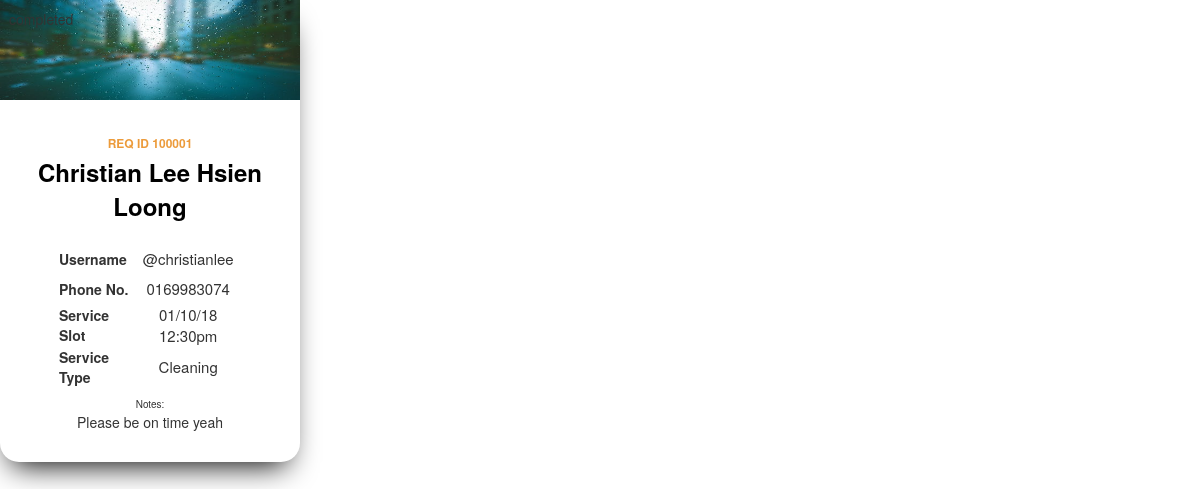
/viewModal.php?id=100001, run on the app's committed database.
### tables this page shows
CREATE TABLE `servicerequest` (
  `requestID` int(10) NOT NULL,
  `date` date NOT NULL,
  `time` time NOT NULL,
  `notes` varchar(100) NOT NULL,
  `status` varchar(20) NOT NULL DEFAULT 'pending',
  `serviceCode` char(2) NOT NULL,
  `sID` varchar(20) NOT NULL,
  `spID` varchar(20) DEFAULT NULL
);

CREATE TABLE `account` (
  `username` varchar(20) NOT NULL,
  `password` varchar(20) NOT NULL,
  `fullName` varchar(50) NOT NULL,
  `mobileNo` varchar(20) NOT NULL,
  `address` varchar(100) NOT NULL,
  `type` char(2) NOT NULL
);

CREATE TABLE `servicetype` (
  `serviceCode` char(2) NOT NULL,
  `serviceDescription` varchar(20) NOT NULL
);

### viewModal.php (the view, shortened to what this page needs)
<?php
    require('dbh.php');
    $requestID = $_GET['id'];
    $requests = $con->query("SELECT * FROM `servicerequest` INNER JOIN servicetype ON servicerequest.serviceCode = servicetype.serviceCode
      INNER JOIN account ON servicerequest.sID = account.username WHERE `requestID`='$requestID'");
    $req = mysqli_fetch_assoc($requests);
?>
<!DOCTYPE html>
<html lang="en">
<head>
    <link href="https://maxcdn.bootstrapcdn.com/bootstrap/3.3.7/css/bootstrap.min.css" rel="stylesheet">
</head>
<body>
  <div class="wrapper">
    <div class="reqCard">
      <div class="reqCard-image">
        <?php
        if ($req['status'] == 'pending') {
        echo '<span class="statusPending" style="float:left;margin: 3%;">';
      } else if ($req['status'] == 'accepted'){
        echo '<span class="statusAccepted" style="float:left;margin: 3%;">';
      } else if ($req['status'] == 'completed'){
        echo '<span class="statusCompleted" style="float:left;margin: 3%;">';
      } else if ($req['status'] == 'cancelled'){
        echo '<span class="statusCancelled" style="float:left;margin: 3%;">';
      } ?>
        <?php echo $req['status']; ?></span>
      </div>
      <div class="reqCard-reqID">Req ID <?php echo $req['requestID']; ?></div>
      <div class="reqCard-name"><?php echo $req['fullName']; ?></div>
      <div class="reqCard-details">
        <table style="width: 70%; margin-bottom: 2%; margin-left: 15%; margin-right: 15%;text-align: center;">
          <tr>
            <th>Username</th>
            <td style="font-size: 15px">@<?php echo $req['sID']; ?></td>
          <tr>
          <tr>
            <th>Phone No.</th>
            <td style="font-size: 15px"><?php echo $req['mobileNo']; ?></td>
          </tr>
          <tr>
            <th>Service Slot</th>
            <td style="font-size: 15px"><?php echo date("d/m/y", strtotime($req['date'])); ?> <?php echo date("h:ia", strtotime($req['time'])); ?></td>
          </tr>
          <tr>
            <th>Service Type</th>
            <td style="font-size: 15px"><?php echo $req['serviceDescription']; ?></td>
          </tr>
        </table>
        <span style="font-size: 10px;">Notes:</span><br><?php echo $req['notes']; ?>
      </div>
    </div>
  </div>
</body>
</html>

### viewModal.php (style rules this page uses)
*, *:before, *:after { box-sizing: border-box; }
.reqCard { background: white; width: 300px; display: inline-block; margin: auto; border-radius: 19px; position: relative; text-align: center; box-shadow: -1px 15px 30px -12px black; z-index: 9999; }
.reqCard-image { background: url('img/example.jpeg'); background-size: 300px 100px; position: relative; height: 100px; width: 300px; margin-bottom: 35px; }
.reqCard-reqID { text-transform: uppercase; font-size: 12px; font-weight: 700; margin-bottom: 3px; color: #EC9B3B; }
.reqCard-name { font-size: 24px; color: black; font-weight: 900; }
.reqCard-details { padding: 20px; margin-bottom: 10px; }
th, td { height: 30px; }

### data on the page
servicerequest: status "completed", requestID "100001", sID.fullName "Christian Lee Hsien Loong", sID "christianlee", sID.mobileNo "0169983074", date "01/10/18", time "12:30pm", servicetype.serviceDescription "Cleaning", notes "Please be on time yeah"
